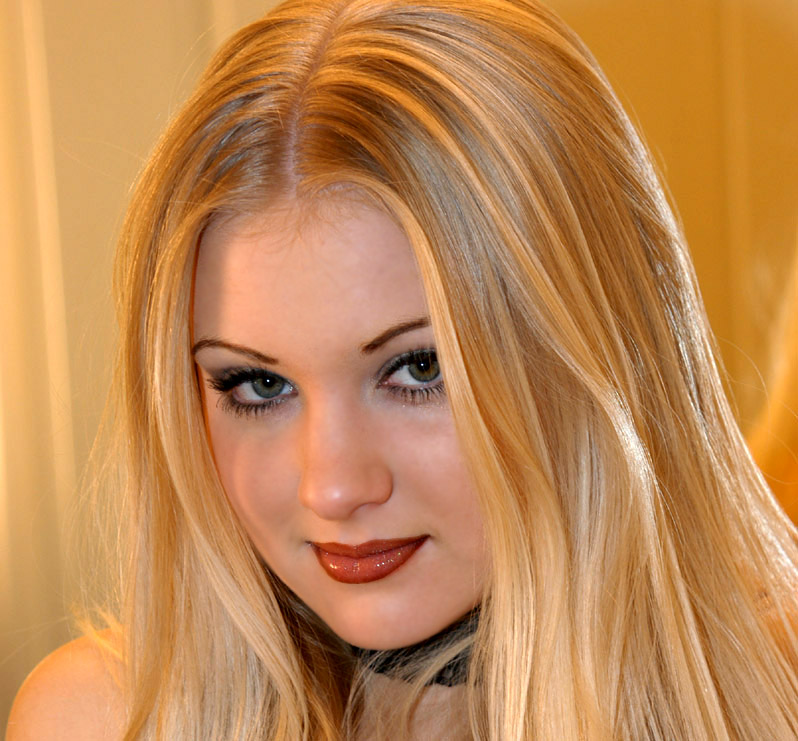
#> input picture python/openCV/images/img1.jpg, 798 x 741 px
$ python 05_flip.py
#> lines starting #> are read from the running program, lines starting #| are printed output that depends on the picture
"""
img = cv2.flip(img, 0) #
img = cv2.flip(img, 1) #
img = cv2.flip(img, -1) #
"""
import cv2

path = "../images/img1.jpg"
img = cv2.imread(path)
#> img is the input picture: shape (741, 798, 3); mean B, G, R 83.6, 136.1, 193
img = cv2.resize(img, (600,400))
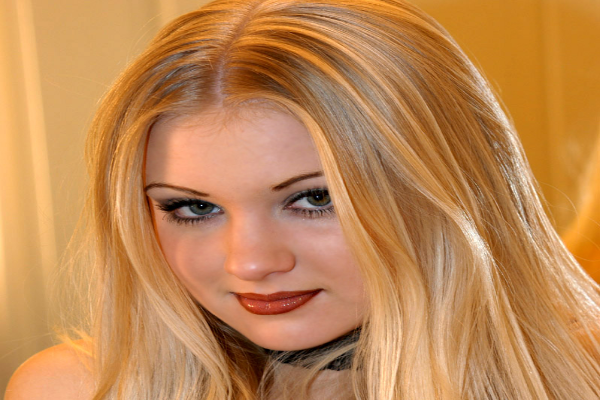
#> img: shape (400, 600, 3); mean B, G, R 83.5, 136, 192.9
cv2.imshow("Original", img)

"""flip image"""
img2 = cv2.imread(path)
img2 = cv2.resize(img2, (600,400))
img2 = cv2.flip(img2, 0) #to flip
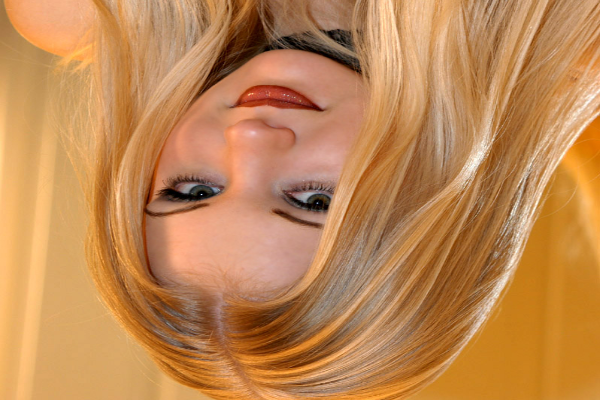
#> img2: shape (400, 600, 3); mean B, G, R 83.5, 136, 192.9
cv2.imshow("Fliped Image", img2)

cv2.waitKey(10000)
cv2.destroyAllWindows()
